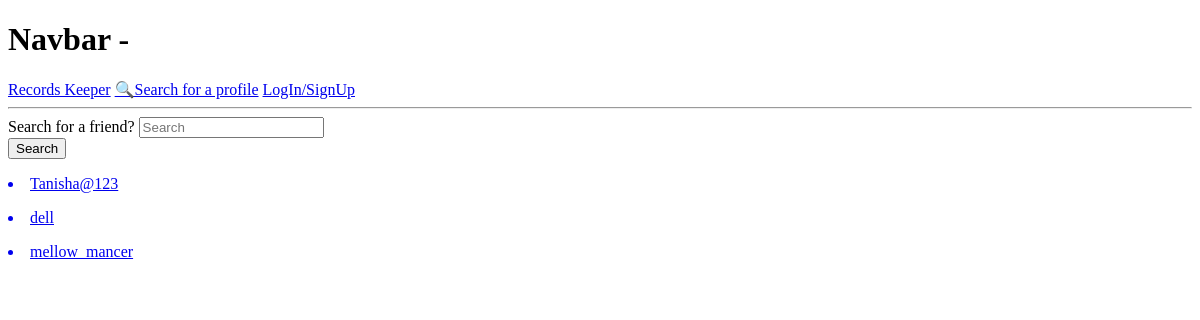
The app's page /users/profiles/, older data.
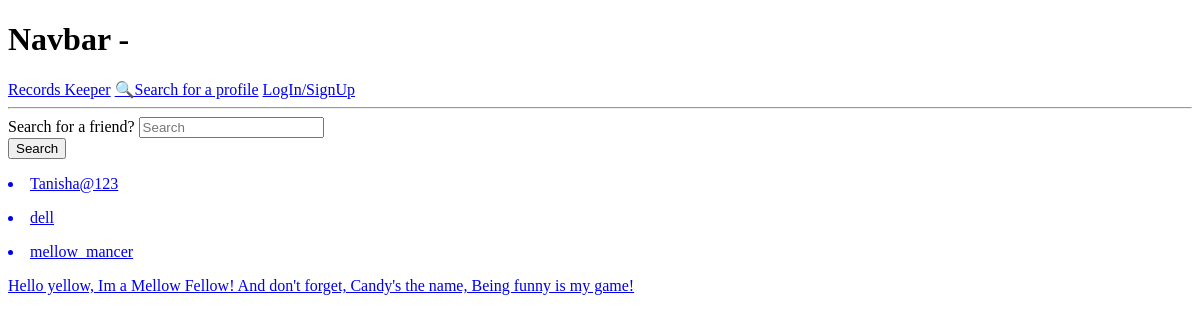
The same page, newer data.
### users/models.py (models this page shows, shortened)
class Profile(models.Model):
    user=models.OneToOneField(User, on_delete=models.CASCADE, null=True, blank=True)
    name=models.CharField(max_length=200, null=True, blank=True)
    email=models.EmailField(max_length=500, null=True, blank=True)
    short_intro= models.TextField(max_length=500, null=True, blank=True)
    username=models.CharField(max_length=200, null=True, blank=True)
    profile_image=models.ImageField(upload_to="images/", default="profiles/user-default.png", null=True, blank=True)
    created=models.DateTimeField(auto_now_add=True)
    id=models.UUIDField(default=uuid.uuid4, unique=True, primary_key=True, editable=False)

### users/views.py (the view)
# urls.py: path("profiles/", views.profiles, name='profiles'),
def profiles(request):
    profiles=Profile.objects.all()
    profiles,search_query=searchProfiles(request)
    context={'profiles':profiles, 'search_query':search_query}
    return render(request, "users/profiles.html", context)

### users/utils.py (called while the page is built)
def searchProfiles(request):
    search_query = ""
    if request.GET.get('search_query'):
        search_query = request.GET.get('search_query')
    profiles=Profile.objects.filter(
        Q(username__icontains=search_query) |
        Q(name__icontains=search_query) |
        Q(short_intro__icontains=search_query)
    )
    return profiles, search_query

### users/templates/users/profiles.html
{% extends 'main.html' %}
{% block content %}
<form id='searchForm' class="form" action="#" method="get">
    <div class="form__field">
      <label for="formInput#search">Search for a friend?</label>
      <input class="input input--text" id="formInput#search" type="text" name="search_query"
        placeholder="Search" value="{{search_query}}" />
    </div>
    <input class="btn btn--sub btn--lg" type="submit" value="Search" />
  </form>
{% for profile in profiles %}
{% if request.user.profile.id != profile.id %}
<a href="{% url 'user-profile' profile.id %}">
<p><li>{{profile.username}}</li></p>
{% if profile.short_intro %}
<p>     {{profile.short_intro|slice:"100"}}</p>
{% endif %}</a>
{% endif %}
{% endfor %}
    {% endblock %}

Row changes from the older to the newer data that the page shows:
changed Profile "mellow_mancer": short_intro (not shown) → "Hello yellow, Im a Mellow Fellow! And don't forget, Candy's the name, Being funny is my game!"
